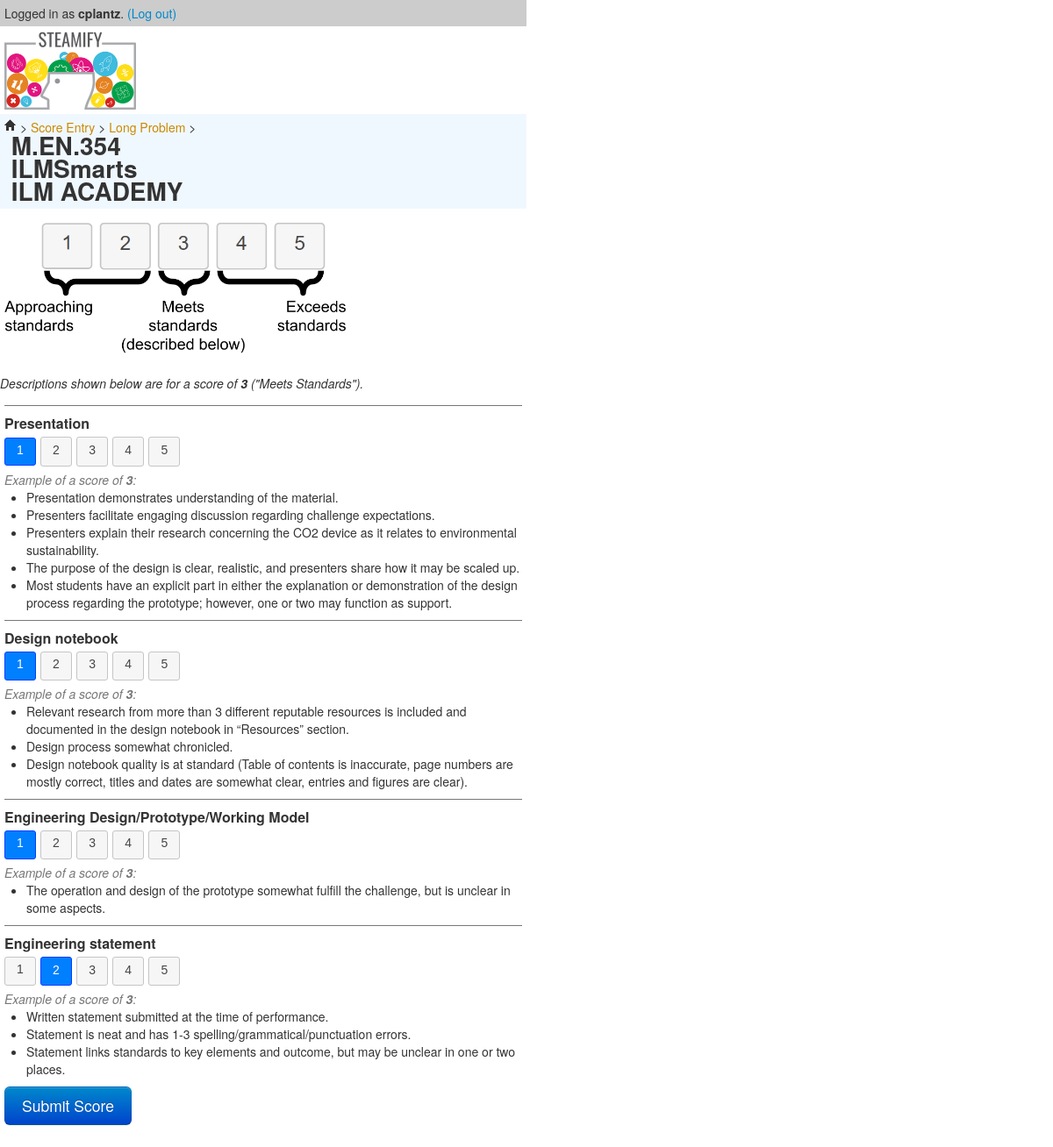
The app's page /steamify/entry/long/M.EN/M.EN.354/edit/83 (signed in) with its own data.
### steamify/models.py (models this page shows, shortened)
class Team(models.Model):
    dotted_id = models.CharField(max_length=20, primary_key=True)
    name = models.CharField(max_length=300)
    school_name = models.CharField(max_length=300)

class Shared(models.Model):
    TLA = "Shared_class_which_only_has_TLA_to_avoid_exceptions"
    spontOrLong = "long"  # override this in spont
    judge = models.ForeignKey(
        User,
        on_delete=models.PROTECT,
        )
    team = models.ForeignKey(
        Team,
        on_delete=models.PROTECT,
        )
    created_at = models.DateTimeField()
    modified_at = models.DateTimeField(null=True)

class EngMiddle(Shared):
    TLA = "M.EN"
    presentation = standardSteamifyField("""
        Presentation demonstrates understanding of the material.
        Presenters facilitate engaging discussion regarding challenge expectations.
        Presenters explain their research concerning the CO2 device as it relates to environmental sustainability.
        The purpose of the design is clear, realistic, and presenters share how it may be scaled up.
        Most students have an explicit part in either the explanation or demonstration of the design process regarding the prototype; however, one or two may function as support.
        """)
    design_notebook = standardSteamifyField("""
        Relevant research from more than 3 different reputable resources is included and documented in the design notebook in “Resources” section.
        Design process somewhat chronicled.
        Design notebook quality is at standard (Table of contents is inaccurate, page numbers are mostly correct, titles and dates are somewhat clear, entries and figures are clear).
        """)
    engineering_design_prototype_working_model = standardSteamifyField("""
        The operation and design of the prototype somewhat fulfill the challenge, but is unclear in some aspects.
        """,
        verbose_name="Engineering Design/Prototype/Working Model")
    engineering_statement = standardSteamifyField("""
        Written statement submitted at the time of performance.
        Statement is neat and has 1-3 spelling/grammatical/punctuation errors.
        Statement links standards to key elements and outcome, but may be unclear in one or two places.
        """)

### steamify/views.py (the view)
class GenericUpdate(LoginRequiredMixin, UpdateView):
    template_name = "steamify/generic_score_form.html"
    get_success_url = create_and_update_get_success_url
    def get_context_data(self, **kwargs):
        context = super().get_context_data(**kwargs)
        return addTeamToContext(self, context)

### steamify/views.py (called while the page is built)
def addTeamToContext(selfdata, context):
    context['team'] = Team.objects.get(dotted_id=selfdata.kwargs['full_team_id'])
    return context

### steamify/templates/steamify/generic_score_form.html (shortened to what this page needs)
{% extends "steamify/base.html" %}
{% load static %}
{% load crispy_forms_tags %}
{% block content %}
    <p class="steamify-breadcrumb">
        <a href="{% url 'steamify:steamifyhome' %}"><i class="icon-home"></i> </a>
        &gt;
        <a href="{% url 'steamify:entryhome' %}">Score Entry</a>
        &gt;
        <a href="{% url 'steamify:pickteamname' view.kwargs.spontOrLong %}">
            {% if view.kwargs.spontOrLong == "spont" %}
                Spontaneous
            {% else %}
                Long Problem
            {% endif %}
        </a>
        &gt;<br/>
        <span style="font-size: 2em;"><b>
            &nbsp;{{ team.dotted_id }}<br/>
            &nbsp;{{ team.name }}<br/>
            &nbsp;{{ team.school_name }}
        </b></span>
    </p>
    <p>
        <div style="max-width: 400px;">
            <img src="{% static "steamify/img/score_legend.png" %}" alt="Image: legend of 1 through 5">
        </div>
        <br/>
        <em>Descriptions shown below are for a score of <b>3</b> (&quot;Meets Standards&quot;).</em><br/>
    </p>
    <div class="main-content">
        <div class="rubric-questions">
            <form method="post">
                {{ form|crispy }}
                <input type="submit" value="Submit Score" class="btn btn-large btn-primary">
            </form>
        </div>
    </div>
{% endblock %}

### steamify/templates/steamify/base.html (shortened to what this page needs)
{% load static %}
<!doctype html>
<html lang="en">
<head>
    <link href="{% static 'steamify/js/jquery-ui-1.12.1/jquery-ui.css' %}" rel="stylesheet">
    <link href="{% static 'steamify/css/bootstrap.css' %}" rel="stylesheet">
    <link href="{% static 'steamify/css/steamify.css' %}" rel="stylesheet">
</head>
<body>
    <div style="max-width:600px;">
        {% if user.is_authenticated %}
            <div class="steamify-login-state">
                Logged in as <b>{{ user }}</b>.
                <a href="{% url 'logout' %}">(Log out)</a>
            </div>
        {% endif %}
        <img class="steamify-logo" src="{% static "steamify/img/steamify-logo.png" %}" alt="Image: Steamify Logo">
        {% block content %}{% endblock %}
    </div>
</body>
</html>

### steamify/static/steamify/css/steamify.css (style rules this page uses)
.steamify-login-state { background-color: #ccc; padding:5px; }
.steamify-breadcrumb a { color: #c80; }
.steamify-breadcrumb { background-color: aliceblue; padding: 5px; }
.steamify-logo { padding: 5px; width: 150px; }
.main-content { padding: 5px; }
.rubric-questions .control-group { padding-top: 10px; border-top: 1px solid #777; }
.control-label { font-weight: bold; }
.rubric-questions .control-label { font-size: 16px; }
.ui-checkboxradio-radio-label { padding-left: 13px; padding-right: 13px; }

### records on screen
Team: dotted_id "M.EN.354", name "ILMSmarts", school_name "ILM ACADEMY"
EngMiddle: form "Presentation 1 2 3 4 5 Example of a score of 3 : Presentation demonstrates understanding of the material. Presenters facilitate engaging discussion regarding challenge expectations. Presenters explain their research concerning the CO2 device as it relates to environmental sustainability. The purpose of the design is clear, realistic, and presenters share how it may be scaled up. Most students have an explicit part in either the explanation or demonstration of the design process regarding the prototype; however, one or two may function as support. Design notebook 1 2 3 4 5 Example of a score of 3 : Relevant research from more than 3 different reputable resources is included and documented in…"

### other values on screen
{{ user }} "cplantz"
